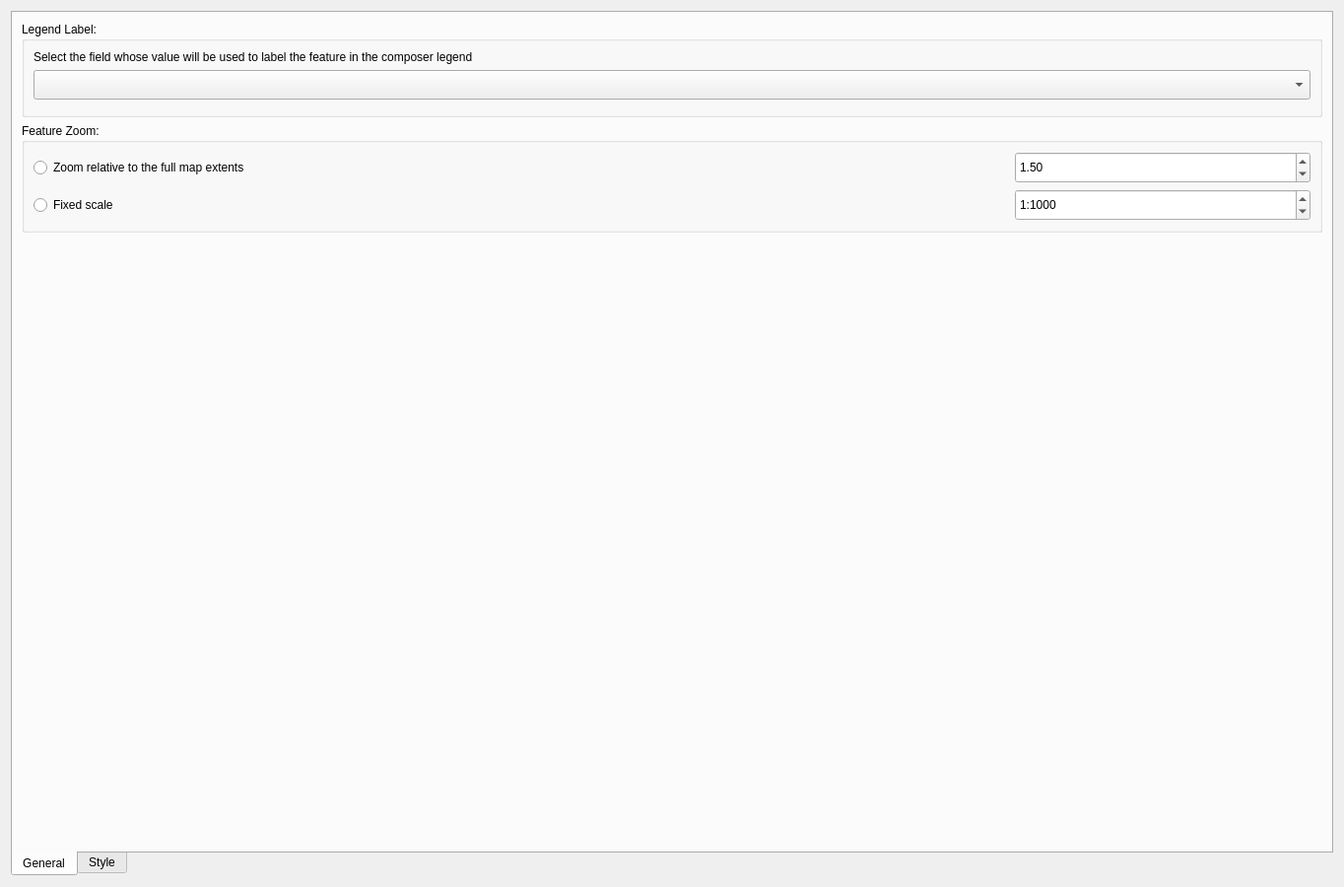
<?xml version="1.0" encoding="UTF-8"?>
<ui version="4.0">
    <class>frmComposerSpatialColumnEditor</class>
    <widget class="QWidget" name="frmComposerSpatialColumnEditor">
        <property name="geometry">
            <rect>
                <x>0</x>
                <y>0</y>
                <width>1364</width>
                <height>900</height>
            </rect>
        </property>
        <property name="windowTitle">
            <string>Spatial Column Style Editor</string>
        </property>
        <layout class="QGridLayout" name="gridLayout">
            <item row="0" column="0">
                <widget class="QTabWidget" name="tabWidget">
                    <property name="tabPosition">
                        <enum>QTabWidget::South</enum>
                    </property>
                    <property name="currentIndex">
                        <number>0</number>
                    </property>
                    <widget class="QWidget" name="general">
                        <attribute name="title">
                            <string>General</string>
                        </attribute>
                        <layout class="QVBoxLayout" name="verticalLayout_2">
                            <item>
                                <widget class="QGroupBox" name="groupBox">
                                    <property name="title">
                                        <string>Legend Label:</string>
                                    </property>
                                    <layout class="QVBoxLayout" name="verticalLayout">
                                        <property name="bottomMargin">
                                            <number>15</number>
                                        </property>
                                        <item>
                                            <widget class="QLabel" name="label_2">
                                                <property name="maximumSize">
                                                    <size>
                                                        <width>16777215</width>
                                                        <height>30</height>
                                                    </size>
                                                </property>
                                                <property name="text">
                                                    <string>&lt;html&gt;&lt;head/&gt;&lt;body&gt;&lt;p&gt;Select the
                                                        field whose value will be used to label the feature in the
                                                        composer legend&lt;/p&gt;&lt;/body&gt;&lt;/html&gt;
                                                    </string>
                                                </property>
                                                <property name="wordWrap">
                                                    <bool>true</bool>
                                                </property>
                                            </widget>
                                        </item>
                                        <item>
                                            <widget class="QComboBox" name="cboLabelField">
                                                <property name="minimumSize">
                                                    <size>
                                                        <width>0</width>
                                                        <height>30</height>
                                                    </size>
                                                </property>
                                            </widget>
                                        </item>
                                    </layout>
                                </widget>
                            </item>
                            <item>
                                <widget class="QGroupBox" name="groupBox_2">
                                    <property name="title">
                                        <string>Feature Zoom:</string>
                                    </property>
                                    <layout class="QGridLayout" name="gridLayout_4">
                                        <item row="0" column="0">
                                            <widget class="QRadioButton" name="rb_relative_zoom">
                                                <property name="text">
                                                    <string>Zoom relative to the full map extents</string>
                                                </property>
                                                <property name="checked">
                                                    <bool>false</bool>
                                                </property>
                                                <property name="autoExclusive">
                                                    <bool>true</bool>
                                                </property>
                                            </widget>
                                        </item>
                                        <item row="0" column="1">
                                            <widget class="QDoubleSpinBox" name="sb_zoom">
                                                <property name="minimumSize">
                                                    <size>
                                                        <width>0</width>
                                                        <height>32</height>
                                                    </size>
                                                </property>
                                                <property name="maximumSize">
                                                    <size>
                                                        <width>300</width>
                                                        <height>16777215</height>
                                                    </size>
                                                </property>
                                                <property name="maximum">
                                                    <double>16.000000000000000</double>
                                                </property>
                                                <property name="value">
                                                    <double>1.500000000000000</double>
                                                </property>
                                            </widget>
                                        </item>
                                        <item row="1" column="0">
                                            <widget class="QRadioButton" name="rb_fixed_scale">
                                                <property name="text">
                                                    <string>Fixed scale</string>
                                                </property>
                                            </widget>
                                        </item>
                                        <item row="1" column="1">
                                            <widget class="QSpinBox" name="sb_fixed_zoom">
                                                <property name="minimumSize">
                                                    <size>
                                                        <width>0</width>
                                                        <height>32</height>
                                                    </size>
                                                </property>
                                                <property name="prefix">
                                                    <string>1:</string>
                                                </property>
                                                <property name="maximum">
                                                    <number>1000000</number>
                                                </property>
                                                <property name="singleStep">
                                                    <number>500</number>
                                                </property>
                                                <property name="value">
                                                    <number>1000</number>
                                                </property>
                                            </widget>
                                        </item>
                                    </layout>
                                </widget>
                            </item>
                            <item>
                                <spacer name="verticalSpacer">
                                    <property name="orientation">
                                        <enum>Qt::Vertical</enum>
                                    </property>
                                    <property name="sizeHint" stdset="0">
                                        <size>
                                            <width>20</width>
                                            <height>485</height>
                                        </size>
                                    </property>
                                </spacer>
                            </item>
                        </layout>
                    </widget>
                    <widget class="QWidget" name="style">
                        <attribute name="title">
                            <string>Style</string>
                        </attribute>
                        <layout class="QGridLayout" name="gridLayout_3">
                            <item row="0" column="0">
                                <widget class="QScrollArea" name="styleScrollArea">
                                    <property name="widgetResizable">
                                        <bool>true</bool>
                                    </property>
                                    <widget class="QWidget" name="scrollAreaWidgetContents">
                                        <property name="geometry">
                                            <rect>
                                                <x>0</x>
                                                <y>0</y>
                                                <width>1284</width>
                                                <height>787</height>
                                            </rect>
                                        </property>
                                        <layout class="QGridLayout" name="gridLayout_5">
                                            <item row="0" column="0">
                                                <layout class="QGridLayout" name="styleLayout"/>
                                            </item>
                                        </layout>
                                    </widget>
                                </widget>
                            </item>
                        </layout>
                    </widget>
                </widget>
            </item>
        </layout>
    </widget>
    <resources/>
    <connections/>
</ui>
